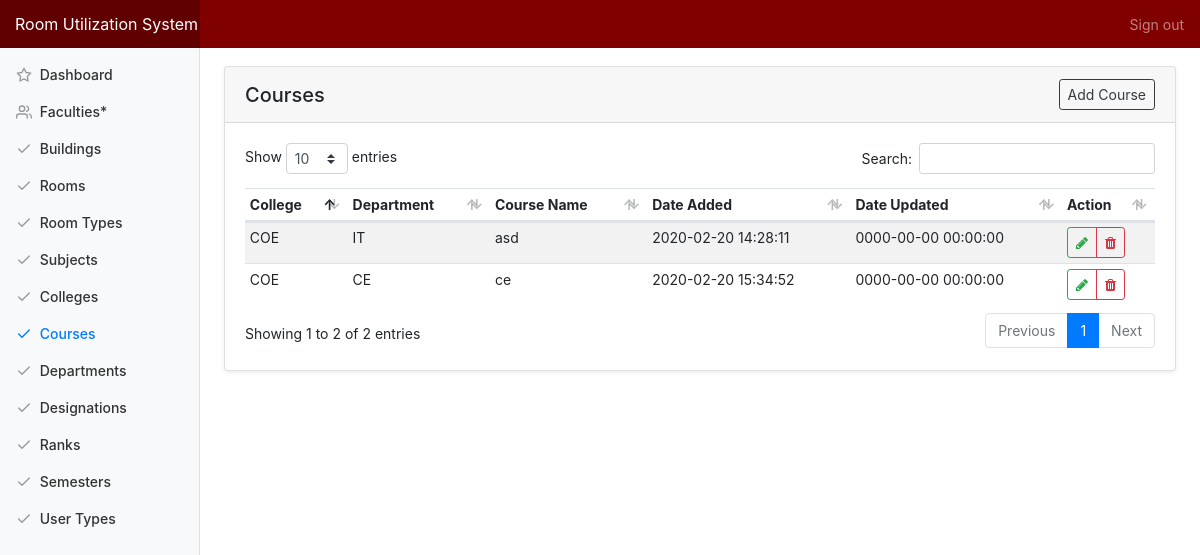
The page /index.php/admin/course on the database its author committed.
### tables this page shows
CREATE TABLE `tbl_course` (
  `course_id` int(10) NOT NULL,
  `college_id` int(10) NOT NULL,
  `department_id` int(11) NOT NULL,
  `course_name` varchar(255) NOT NULL,
  `course_added` datetime NOT NULL DEFAULT CURRENT_TIMESTAMP,
  `course_modified` datetime NOT NULL DEFAULT '0000-00-00 00:00:00' ON UPDATE CURRENT_TIMESTAMP
);

CREATE TABLE `tbl_college` (
  `college_id` int(11) NOT NULL,
  `college_name` varchar(250) NOT NULL,
  `college_added` datetime NOT NULL DEFAULT CURRENT_TIMESTAMP,
  `college_modified` datetime NOT NULL DEFAULT '0000-00-00 00:00:00' ON UPDATE CURRENT_TIMESTAMP
);

CREATE TABLE `tbl_department` (
  `department_id` int(10) NOT NULL,
  `college_id` int(11) NOT NULL,
  `department_name` varchar(255) NOT NULL,
  `department_added` datetime NOT NULL DEFAULT CURRENT_TIMESTAMP,
  `department_modified` datetime NOT NULL DEFAULT '0000-00-00 00:00:00' ON UPDATE CURRENT_TIMESTAMP
);

### application/controllers/Admin.php (called while the page is built, shortened)
<?php
class Admin extends CI_Controller {
	public function course(){
		$data['title'] = "Courses";
		$data['colleges'] = $this->main_model->getColleges();
		$data['courses'] = $this->main_model->getCourses();
		$this->load->view('templates/header', $data);
		$this->load->view('admin/course');
		$this->load->view('templates/footer');
	}
}

### index.php (called while the page is built, shortened)
<?php
require_once BASEPATH.'core/CodeIgniter.php';

### application/models/Main_model.php (called while the page is built, shortened)
<?php defined('BASEPATH') OR exit('No direct script access allowed');
Class Main_model extends CI_Model{
	public function getCourses(){
		return $this->db->join('tbl_college', 'tbl_college.college_id = tbl_course.college_id')->join('tbl_department', 'tbl_department.department_id = tbl_course.department_id')->get('tbl_course')->result_array();
	}
}

### application/views/admin/course.php (the view, shortened to what this page needs)
<div class="container-fluid">
  <div class="row">
    <main role="main" class="col-md-9 ml-sm-auto col-lg-10 pt-4 px-4 mb-3">
      <div class="card shadow-sm">
			  <h5 class="card-header d-flex justify-content-between align-items-center">
          <?=$title?>
          <a href="#" class="btn btn-outline-dark btn-sm" data-toggle="modal" data-target="#modal_course_add">Add Course</a>
        </h5>
			  <div class="card-body">
          <table class="table table-striped table-hover table-sm">
            <thead>
              <tr>
                <th>College</th>
                <th>Department</th>
                <th>Course Name</th>
                <th>Date Added</th>
                <th>Date Updated</th>
                <th>Action</th>
              </tr>
            </thead>
            <tbody>
              <?php foreach ($courses as $row) {?>
              <tr>
                <td><?=$row['college_name']?></td>
                <td><?=$row['department_name']?></td>
                <td><?=$row['course_name']?></td>
                <td><?=$row['course_added']?></td>
                <td><?=$row['course_modified']?></td>
                <td>
                  <div class="btn-group" role="group">
                    <a href="#" class="btn btn-sm btn-outline-success action-btn updateCourse" id="<?=$row['course_id']?>//<?=$row['course_name']?>//<?=$row['college_id']?>//<?=$row['department_id']?>" data-toggle="modal" data-target="#modal_course_update" data-toggle="tooltip" data-placement="top" title="Update Course">
                      <span class="fa fa-pencil"></span>
                    </a>
                    <a href="#" id="<?=base_url('admin/delete/course/'.$row['course_id'])?>" class="btn btn-sm btn-outline-danger action-btn delete" data-toggle="tooltip" data-placement="top" title="Delete Course">
                      <span class="fa fa-trash"></span>
                    </a>
                  </div>
                </td>
              </tr>
              <?php } ?>
            </tbody>
          </table>
			  </div>
			</div>
   </main>
  </div>
</div>

### assets/css/dashboard.css (style rules this page uses)
body { font-size: .875rem; }
[role="main"] { padding-top: 133px; }
@media (min-width: 768px) { [role="main"] { padding-top: 48px; } }

### rows shown on the page
tbl_course: college.college_name "COE", department.department_name "IT", course_name "asd", course_added "2020-02-20 14:28:11", course_modified "0000-00-00 00:00:00"
tbl_course: college.college_name "COE", department.department_name "CE", course_name "ce", course_added "2020-02-20 15:34:52", course_modified "0000-00-00 00:00:00"

### other values the page prints
$title "Courses"
